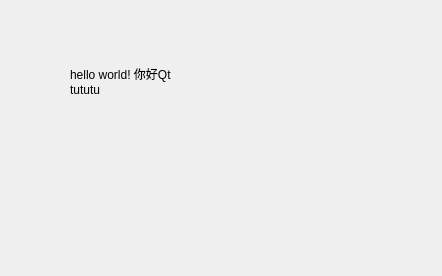
<?xml version="1.0" encoding="UTF-8"?>
<ui version="4.0">
 <class>HelloDialog</class>
 <widget class="QDialog" name="HelloDialog">
  <property name="geometry">
   <rect>
    <x>0</x>
    <y>0</y>
    <width>442</width>
    <height>276</height>
   </rect>
  </property>
  <property name="windowTitle">
   <string>HelloDialog</string>
  </property>
  <widget class="QLabel" name="label">
   <property name="geometry">
    <rect>
     <x>70</x>
     <y>40</y>
     <width>221</width>
     <height>81</height>
    </rect>
   </property>
   <property name="text">
    <string>hello world! 你好Qt
tututu</string>
   </property>
  </widget>
 </widget>
 <layoutdefault spacing="6" margin="11"/>
 <resources/>
 <connections/>
</ui>
